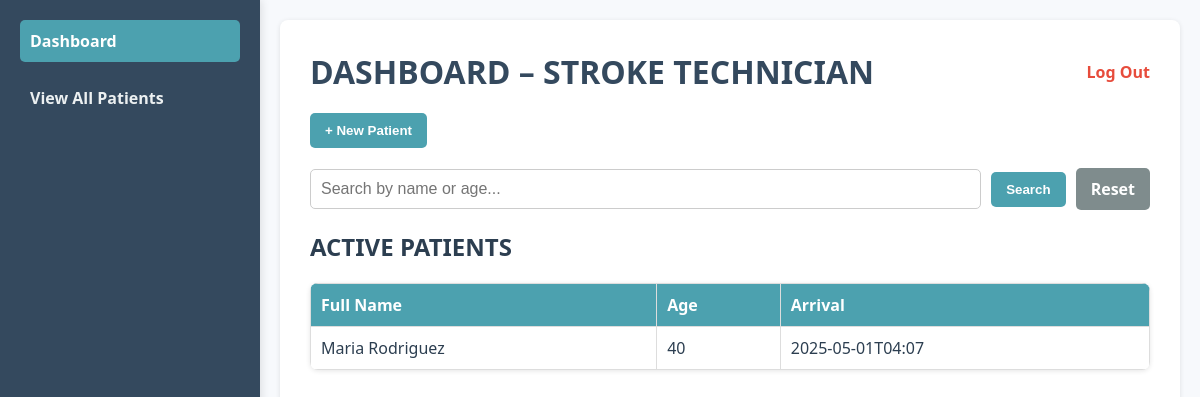
/technician_dashboard, run on the app's committed database.
### app.py (models this page shows)
class Patient(db.Model):
    id = db.Column(db.Integer, primary_key=True)
    fullname = db.Column(db.String(300))
    age = db.Column(db.Integer)
    sex = db.Column(db.String(300))
    arrival = db.Column(db.Integer)
    systolic = db.Column(db.Integer)
    diastolic = db.Column(db.Integer)
    heart_rate = db.Column(db.Integer)
    temperature = db.Column(db.Integer)
    oxygen_saturation = db.Column(db.Integer)
    glucose = db.Column(db.Integer)
    current_medications = db.Column(db.String(300))
    allergies = db.Column(db.String(300))
    stroke_history = db.Column(db.String(500))
    medical_history = db.Column(db.String(500))
    radiologist_notes =db.Column(db.String(500))
    nhiss_score = db.Column(db.Integer)
    radiologist_notes = db.Column(db.String(500))
    neurologist_notes = db.Column(db.String(500))
    neuro_approved = db.Column(db.Boolean, default=False)

### app.py (the view)
@app.route('/technician_dashboard', methods=["GET", "POST"])
def technician_dashboard():
    if request.method == "POST":
        if "reset" in request.form:
            all_patients = Patient.query.order_by(Patient.id.desc()).all()
        else:
            search_query = request.form.get("search_query", "")
            all_patients = Patient.query.filter(
                (Patient.fullname.ilike(f"%{search_query}%")) |
                (cast(Patient.age, db.String).ilike(f"%{search_query}%"))
            ).order_by(Patient.id.desc()).all()
    else:
        all_patients = Patient.query.order_by(Patient.id.desc()).all()
    return render_template('technician_dashboard.html', all_patients=all_patients)

### templates/technician_dashboard.html (shortened to what this page needs)
<!DOCTYPE html>
<html lang="en">
<head>
</head>
<body>
  <div class="container">
    <div class="sidebar">
      <a href="#" class="active">Dashboard</a>
      <a href="{{ url_for('patient_list') }}">View All Patients</a>
    </div>
    <div class="main-content">
      <div class="top-bar">
        <h1>DASHBOARD – STROKE TECHNICIAN</h1>
        <a href="/login" class="logout">Log Out</a>
      </div>
      <form action='/patient_data_entry' method = 'GET'>
        <button  type='submit' class="button">+ New Patient</button>
      </form>
      <form method="POST" action="{{ url_for('technician_dashboard') }}" style="display: flex; align-items: center; gap: 10px; margin-top: 20px;">
        <input type="text" name="search_query" placeholder="Search by name or age..."
               style="padding: 10px; border: 1px solid #ccc; border-radius: 5px; font-size: 1rem; flex: 1;" required>
        <button type="submit" class="button" style="background-color: #4ca1af;">Search</button>
        <a href="{{ url_for('technician_dashboard') }}" class="button"
           style="background-color: #7f8c8d; text-decoration: none; display: inline-block; text-align: center;">
           Reset
        </a>
      </form>
      <h2>ACTIVE PATIENTS</h2>
<table>
  <thead>
    <tr>
      <th>Full Name</th>
      <th>Age</th>
      <th>Arrival</th>
    </tr>
  </thead>
  <tbody id="patientTable">
    {% for patient in all_patients %}
    <tr>
      <td>{{ patient.fullname }}</td>
      <td>{{ patient.age }}</td>
      <td>{{ patient.arrival }}</td>
    </tr>
    {% endfor %}
  </tbody>
</table>

### templates/technician_dashboard.html (style rules this page uses)
body { font-family: 'Segoe UI', Arial, sans-serif; margin: 0; padding: 0; background-color: #f7f9fc; color: #2c3e50; }
.container { display: flex; height: 100vh; }
.sidebar { width: 220px; background-color: #34495e; padding: 20px; box-shadow: 2px 0 8px rgba(0, 0, 0, 0.1); }
.sidebar a { display: block; margin-bottom: 15px; text-decoration: none; color: #ecf0f1; font-weight: bold; padding: 10px; border-radius: 5px; transition: background-color 0.3s ease; }
.sidebar a:hover, .sidebar a.active { background-color: #4ca1af; color: #fff; }
.main-content { flex: 1; padding: 30px; background-color: #ffffff; border-radius: 8px; box-shadow: 0 1px 5px rgba(0, 0, 0, 0.1); margin: 20px; }
.top-bar { display: flex; justify-content: space-between; align-items: center; margin-bottom: 20px; }
.logout { text-decoration: none; color: #e74c3c; font-weight: bold; transition: color 0.3s ease; }
h1 { margin: 0; color: #34495e; }
.button { background-color: #4ca1af; border: none; padding: 10px 15px; border-radius: 5px; cursor: pointer; color: white; font-weight: bold; transition: background-color 0.3s ease; }
table { width: 100%; border-collapse: collapse; margin-top: 20px; background-color: #ffffff; border-radius: 8px; overflow: hidden; box-shadow: 0 1px 5px rgba(0, 0, 0, 0.1); }
th, td { border: 1px solid #ddd; padding: 10px; text-align: left; }
th { background-color: #4ca1af; color: white; font-weight: bold; }

### data on the page
Patient: fullname "Maria Rodriguez", age "40", arrival "2025-05-01T04:07"
